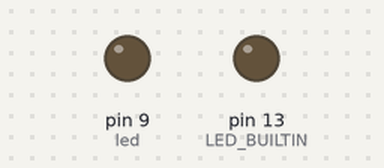
Bench run of a sketch on a simulated Arduino Uno, built with avr-gcc and run on an emulated ATmega328P. Shown: output pins drawn as LEDs (lit = HIGH).

Above: at 0.05 s.
At 6.35 s:
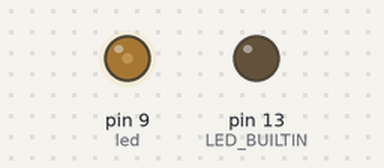
At 19.95 s:
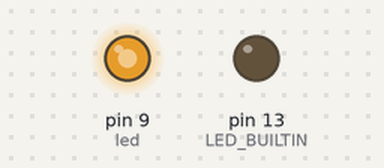
At 39.85 s:
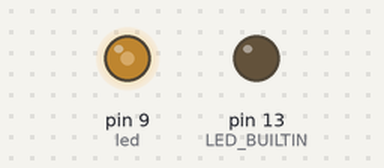
Timing chart, 0 to 40.0 s (numbered marks = the images above):
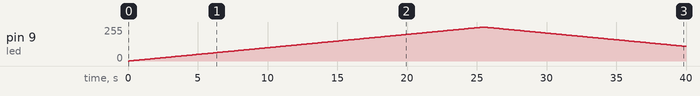

The sketch:

blink_led.ino
```cpp
int led = 9;
int cnt=0;
int brt=0;
void setup() {
  pinMode(led,OUTPUT);
  pinMode(LED_BUILTIN, OUTPUT);
}

void ledRosu(){
  digitalWrite(led,HIGH);
  delay(500);
  digitalWrite(led,LOW);
  delay(500);
}

void ledIn(){
  digitalWrite(LED_BUILTIN, HIGH);   // turn the LED on (HIGH is the voltage level)
  delay(500);                       // wait for a second
  digitalWrite(LED_BUILTIN, LOW);    // turn the LED off by making the voltage LOW
  delay(500);                       // wait for a second
}

void loop() {
//  if(cnt==1){
//    ledRosu();
//    delay(500);
//    cnt=0;
//  }
//  else{
//    ledIn();
//    delay(500);
//    cnt++;
//  }
  for(int i=0;i<255;i++){
    analogWrite(led, i);
    delay(100);
  }
  for(int i=254;i>=0;i--){
    analogWrite(led, i);
    delay(100);
  }
}
```

Measured:
- by itself, pin 9 (led): rises from 0/255 to 254/255 in 25.3 s, then falls to 110/255 in 14.5 s
